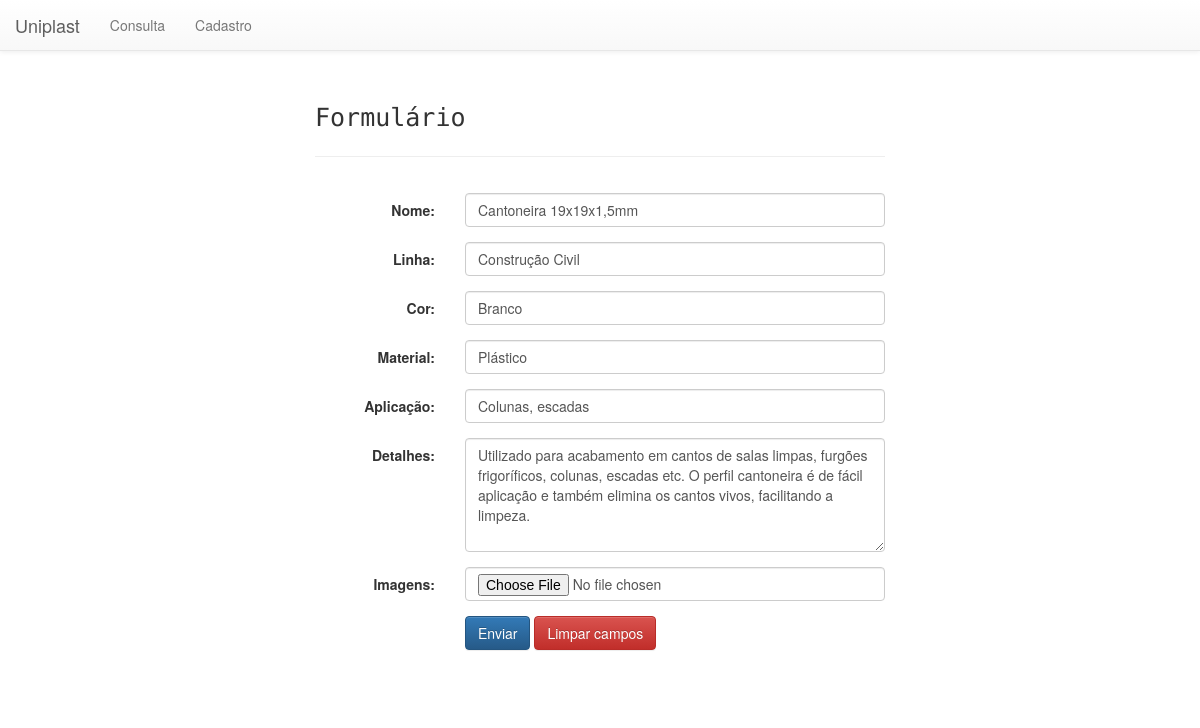
The page /editar_prod.php?id=0006 on the database its author committed.
### tables this page shows
CREATE TABLE `produtos` (
  `cd_produto` varchar(10) NOT NULL,
  `ds_produto` varchar(40) NOT NULL,
  `ds_linha` varchar(20) NOT NULL,
  `ds_cor` text NOT NULL,
  `ds_material` varchar(15) NOT NULL,
  `ds_aplic_produto` text NOT NULL,
  `ds_detalhes` varchar(200) NOT NULL,
  `imagem` varchar(100) NOT NULL
);

### editar_prod.php (the view, shortened to what this page needs)
<html>
    <head>
        <link href="css/bootstrap.min.css" rel="stylesheet">
        <link href="css/bootstrap-theme.min.css" rel="stylesheet">
        <link href="css/estilo.css" rel="stylesheet">
    </head>
      <?php
        $cd_produto = $_GET['id'];
        $pesquisar = mysql_query("select * from produtos where cd_produto=$cd_produto");
        if ($resultado = mysql_fetch_array($pesquisar)) {
  				$ds_produto       = $resultado["ds_produto"];
  				$ds_linha         = $resultado["ds_linha"];
  				$ds_cor           = $resultado["ds_cor"];
  				$ds_material      = $resultado["ds_material"];
  				$ds_aplic_produto = $resultado["ds_aplic_produto"];
  				$ds_detalhes      = $resultado["ds_detalhes"];
  				$ds_imagem        = $resultado["imagem"];
        }
      ?>
    <body>
        <div class="container">
            <div class="_main" >
                <div class="col-sm-12 _title">
                    <p>Formulário</p>
                    <hr>
                </div>
                <div class="col-sm-12">
                    <form name="cad_produtos" method="post" action="alterar_prod.php" enctype="multipart/form-data" class="form-horizontal">
                        <div class="form-group">
                            <div class="col-sm-9">
                            </div>
                        </div>
                        <div class="form-group">
                            <label class="control-label col-sm-3" for="nome">Nome:</label>
                            <div class="col-sm-9">
                                <input type="text" name="ds_produto" id="ds_produto" class="form-control" maxlength="40" value="<?php echo $ds_produto ?>" required placeholder="Insira o nome do produto">
                            </div>
                        </div>
                        <div class="form-group">
                            <label class="control-label col-sm-3" for="linha">Linha:</label>
                            <div class="col-sm-9">
                                <input type="text" name="ds_linha" id="ds_linha" class="form-control" maxlength="20" value="<?php echo $ds_linha ?>" required placeholder="Insira a linha do produto">
                            </div>
                        </div>
                        <div class="form-group">
                            <label class="control-label col-sm-3" for="cor">Cor:</label>
                            <div class="col-sm-9">
                                <input type="text" name="ds_cor" id="ds_cor" class="form-control" maxlength="20" value="<?php echo $ds_cor ?>" placeholder="Insira a cor do produto" required>
                            </div>
                        </div>
                        <div class="form-group">
                            <label class="control-label col-sm-3" for="material">Material:</label>
                            <div class="col-sm-9">
                                <input type="text" name="ds_material" id="ds_material" class="form-control" value="<?php echo $ds_material ?>" placeholder="Insira o material" maxlength="15" required>
                            </div>
                        </div>
                        <div class="form-group">
                            <label class="control-label col-sm-3" for="aplicacao">Aplicação:</label>
                            <div class="col-sm-9">
                                <input type="text" name="ds_aplic_produto" id="ds_aplic_produto" class="form-control" value="<?php echo $ds_aplic_produto ?>" placeholder="Insira a aplicação do produto" maxlength="40" required>
                            </div>
                        </div>
                        <div class="form-group">
                            <label class="control-label col-sm-3" for="detalhes">Detalhes:</label>
                            <div class="col-sm-9">
                                <textarea type="text" name="ds_detalhes" id="ds_detalhes" class="form-control" rows="5" maxlength="200" required><?php echo $ds_detalhes ?></textarea>
                            </div>
                        </div>
                        <div class="form-group">
                            <label class="control-label col-sm-3" for="detalhes">Imagens:</label>
                            <div class="col-sm-9">
                                <input type="file" name="img" id="img" class="form-control" maxlength="200" value="<?php echo $ds_imagem;?>">
                            </div>
                        </div>
                        <div class="form-group col-sm-12">
                            <div class="btn-group" style="margin-left:150px">
                                <button class="btn btn-primary" type="submit">Enviar</button>
                            </div>
                            <div class="btn-group">
                                <button class="btn btn-danger" type="reset">Limpar campos</button>
                            </div>
                        </div>
                    </form>
                </div>
            </div>
        </div>
    </body>
</html>

### css/estilo.css (style rules this page uses)
._main { height: 600px; width: 600px; margin-top: 100px; margin-left: auto; margin-right: auto; }
._title p { font-family: Rubik mono one,sans-serif; font-size: 25px; }

### rows shown on the page
produtos: ds_produto "Cantoneira 19x19x1,5mm", ds_linha "Construção Civil", ds_cor "Branco", ds_material "Plástico", ds_aplic_produto "Colunas, escadas", ds_detalhes "Utilizado para acabamento em cantos de salas limpas, furgões frigoríficos, colunas, escadas etc. O perfil cantoneira é de fácil aplicação e também elimina os cantos vivos, facilitando a limpeza."
